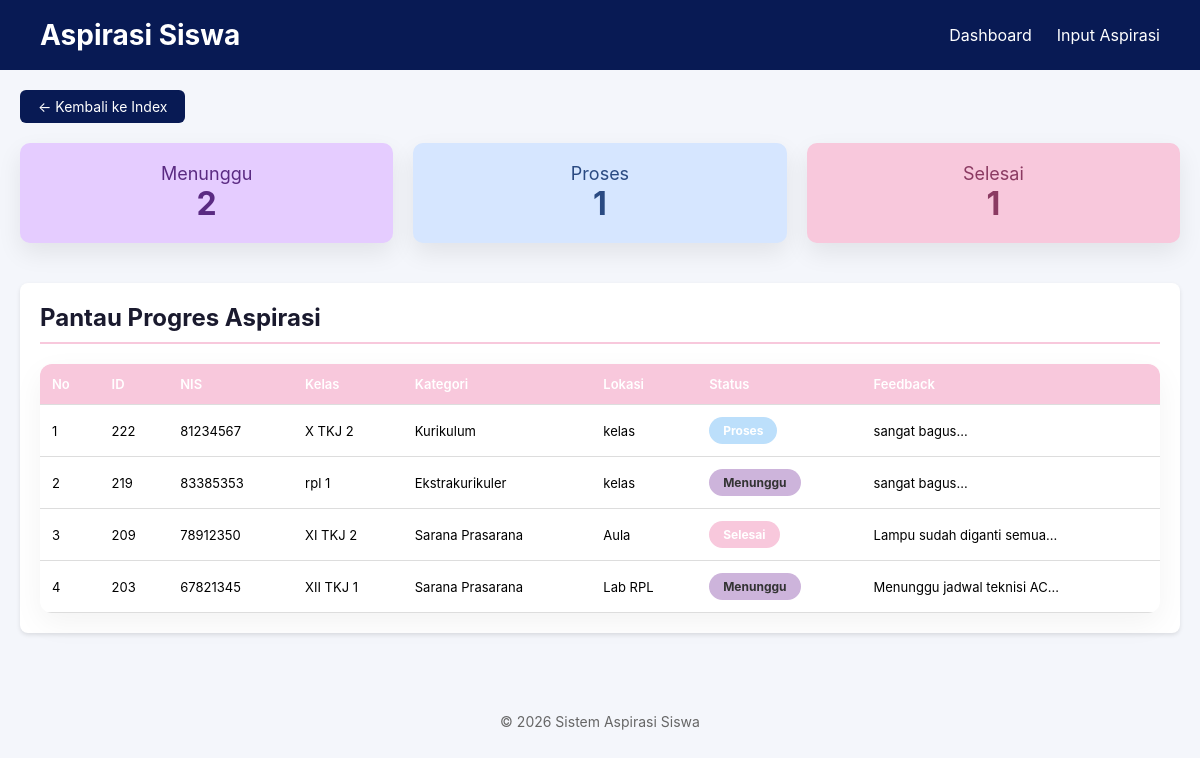
Screenshot of /dashboard_siswa.php (signed in) with the database file from the repository.
### tables this page shows
CREATE TABLE `input_aspirasi` (
  `id_pelaporan` int(5) NOT NULL,
  `nis` int(10) NOT NULL,
  `id_kategori` int(5) NOT NULL,
  `lokasi` varchar(50) NOT NULL,
  `ket` varchar(50) NOT NULL,
  `created_at` datetime NOT NULL DEFAULT current_timestamp()
);

CREATE TABLE `siswa` (
  `nis` int(10) NOT NULL,
  `kelas` varchar(10) NOT NULL
);

CREATE TABLE `kategori` (
  `id_kategori` int(10) NOT NULL,
  `ket_kategori` varchar(30) NOT NULL
);

CREATE TABLE `aspirasi` (
  `id_aspirasi` int(5) NOT NULL,
  `status` enum('Menunggu','Proses','Selesai') NOT NULL,
  `id_pelaporan` int(5) NOT NULL,
  `feedback` text NOT NULL
);

### dashboard_siswa.php (the view, shortened to what this page needs)
<?php
include 'koneksi.php';
$menunggu = mysqli_fetch_assoc(mysqli_query($koneksi,
"SELECT COUNT(*) as total FROM aspirasi WHERE status='Menunggu'"
))['total'];
$proses = mysqli_fetch_assoc(mysqli_query($koneksi,
"SELECT COUNT(*) as total FROM aspirasi WHERE status='Proses'"
))['total'];
$selesai = mysqli_fetch_assoc(mysqli_query($koneksi,
"SELECT COUNT(*) as total FROM aspirasi WHERE status='Selesai'"
))['total'];
$query = mysqli_query($koneksi, "
SELECT
input_aspirasi.id_pelaporan,
siswa.nis,
siswa.kelas,
kategori.ket_kategori,
input_aspirasi.lokasi,
aspirasi.status,
aspirasi.feedback
FROM input_aspirasi
JOIN siswa ON input_aspirasi.nis = siswa.nis
JOIN kategori ON input_aspirasi.id_kategori = kategori.id_kategori
JOIN aspirasi ON input_aspirasi.id_pelaporan = aspirasi.id_pelaporan
ORDER BY input_aspirasi.id_pelaporan DESC
");
?>
<!DOCTYPE html>
<html>
<head>
<link rel="stylesheet" href="css/style.css">
</head>
<body>
<header>
<div class="topbar">
<div class="logo">Aspirasi Siswa</div>
<ul>
<li><a href="dashboard_siswa.php">Dashboard</a></li>
<li><a href="input_aspirasi.php">Input Aspirasi</a></li>
</ul>
</div>
</header>
<div class="container">
<a href="index.php" class="btn-kembali">← Kembali ke Index</a>
<div class="statistik">
<div class="box kuning">
<div>Menunggu</div>
<div style="font-size:32px;font-weight:bold;">
<?= $menunggu ?>
</div>
</div>
<div class="box biru">
<div>Proses</div>
<div style="font-size:32px;font-weight:bold;">
<?= $proses ?>
</div>
</div>
<div class="box hijau">
<div>Selesai</div>
<div style="font-size:32px;font-weight:bold;">
<?= $selesai ?>
</div>
</div>
</div>
<div class="section">
<h2>Pantau Progres Aspirasi</h2>
<table>
<thead>
<tr>
<th>No</th>
<th>ID</th>
<th>NIS</th>
<th>Kelas</th>
<th>Kategori</th>
<th>Lokasi</th>
<th>Status</th>
<th>Feedback</th>
</tr>
</thead>
<tbody>
<?php
$no=1;
while($a=mysqli_fetch_assoc($query)){
$status_class = strtolower($a['status']);
?>
<tr>
<td><?php echo $no; ?></td>
<td><?php echo $a['id_pelaporan']; ?></td>
<td><?php echo $a['nis']; ?></td>
<td><?php echo $a['kelas']; ?></td>
<td><?php echo $a['ket_kategori']; ?></td>
<td><?php echo $a['lokasi']; ?></td>
<td>
<span class="status <?php echo $status_class; ?>">
<?php echo $a['status']; ?>
</span>
</td>
<td>
<?php echo (!empty($a['feedback']) ? substr($a['feedback'],0,40).'...' : '-'); ?>
</td>
</tr>
<?php
$no++;
}
?>
</tbody>
</table>
</div>
</div>
<p class="footer-text">© 2026 Sistem Aspirasi Siswa</p>
</body>
</html>

### css/style.css (style rules this page uses)
* { margin: 0; padding: 0; box-sizing: border-box; }
body { font-family: -apple-system, BlinkMacSystemFont, 'Segoe UI', Roboto, sans-serif; background: #f4f6fb; }
.topbar { background: #081a54 ; padding: 18px 40px; color: white; display: flex; justify-content: space-between; align-items: center; }
.topbar .logo { font-size: 28px; font-weight: bold; }
.topbar ul { list-style: none; display: flex; }
.topbar ul li { margin-left: 25px; }
.topbar ul li a { color: white; text-decoration: none; font-size: 16px; }
.container { padding: 30px 40px; }
h2, h3 { color: #1a1a2e; margin-bottom: 15px; }
.statistik { display: flex; gap: 20px; margin-bottom: 30px; flex-wrap: wrap; }
.box { padding: 20px; border-radius: 12px; width: 170px; text-align: center; font-size: 18px; box-shadow: 0 10px 25px rgba(0,0,0,0.08); transition: all 0.3s ease; }
.kuning { background: #cdb4db; color: #333; }
.biru { background: #bcdffb; color: white; }
.hijau { background: #f8c8dc; color: white; }
table { background: white; border-collapse: collapse; width: 100%; box-shadow: 0 10px 30px rgba(0,0,0,0.05); border-radius: 12px; overflow: hidden; }
table th, table td { padding: 15px; text-align: left; border-bottom: 1px solid #eee; }
table th { background: #081a54 ; color: white; font-weight: 600; }
.status { padding: 8px 16px; border-radius: 20px; font-weight: 600; font-size: 14px; display: inline-block; }
.status.menunggu { background-color: #cdb4db; color: #333; }
.status.proses { background-color: #bcdffb; color: white; }
.status.selesai { background-color: #f8c8dc; color: white; }
.section { background-color: white; padding: 25px; border-radius: 12px; box-shadow: 0 10px 30px rgba(0,0,0,0.05); margin-bottom: 30px; }
.btn-kembali { display: inline-block; background: #081a54; color: white; padding: 8px 18px; border-radius: 6px; text-decoration: none; font-size: 14px; transition: 0.3s; margin-bottom: 20px; }

### dashboard_siswa.php (style rules this page uses)
.container { max-width:1200px; margin:auto; padding:20px; }
.statistik { display:flex; gap:20px; margin-bottom:40px; }
.box { flex:1; padding:20px; border-radius:10px; color:white; text-align:center; }
.kuning { background:#e5ccff; color:#5a2a82; }
.biru { background:#d6e6ff; color:#2a4a82; }
.hijau { background:#f8c8dc; color:#8b3a62; }
.section { background:white; padding:20px; border-radius:8px; box-shadow:0 2px 4px rgba(0,0,0,0.1); }
.section h2 { margin-top:0; border-bottom:2px solid #f8c8dc; padding-bottom:10px; }
table { width:100%; border-collapse:collapse; margin-top:20px; }
table th, table td { padding:12px; border-bottom:1px solid #ddd; font-size:13px; }
table th { background:#f8c8dc; color:white; }
.status { padding:6px 14px; border-radius:20px; font-size:12px; font-weight:bold; display:inline-block; }
.menunggu { background:#e5ccff; color:#5a2a82; }
.proses { background:#d6e6ff; color:#2a4a82; }
.selesai { background:#f8c8dc; color:#8b3a62; }
.footer-text { text-align:center; margin-top:30px; font-size:14px; color:#666; }

### rows the page displays
input_aspirasi: id_pelaporan "222", nis.nis "81234567", nis.kelas "X TKJ 2", id_kategori.ket_kategori "Kurikulum", lokasi "kelas", aspirasi.status "Proses", aspirasi.feedback "sangat bagus"
input_aspirasi: id_pelaporan "219", nis.nis "83385353", nis.kelas "rpl 1", id_kategori.ket_kategori "Ekstrakurikuler", lokasi "kelas", aspirasi.status "Menunggu", aspirasi.feedback "sangat bagus"
input_aspirasi: id_pelaporan "209", nis.nis "78912350", nis.kelas "XI TKJ 2", id_kategori.ket_kategori "Sarana Prasarana", lokasi "Aula", aspirasi.status "Selesai", aspirasi.feedback "Lampu sudah diganti semua"
input_aspirasi: id_pelaporan "203", nis.nis "67821345", nis.kelas "XII TKJ 1", id_kategori.ket_kategori "Sarana Prasarana", lokasi "Lab RPL", aspirasi.status "Menunggu", aspirasi.feedback "Menunggu jadwal teknisi AC"

### other values shown
$menunggu "2"
$proses "1"
$selesai "1"
